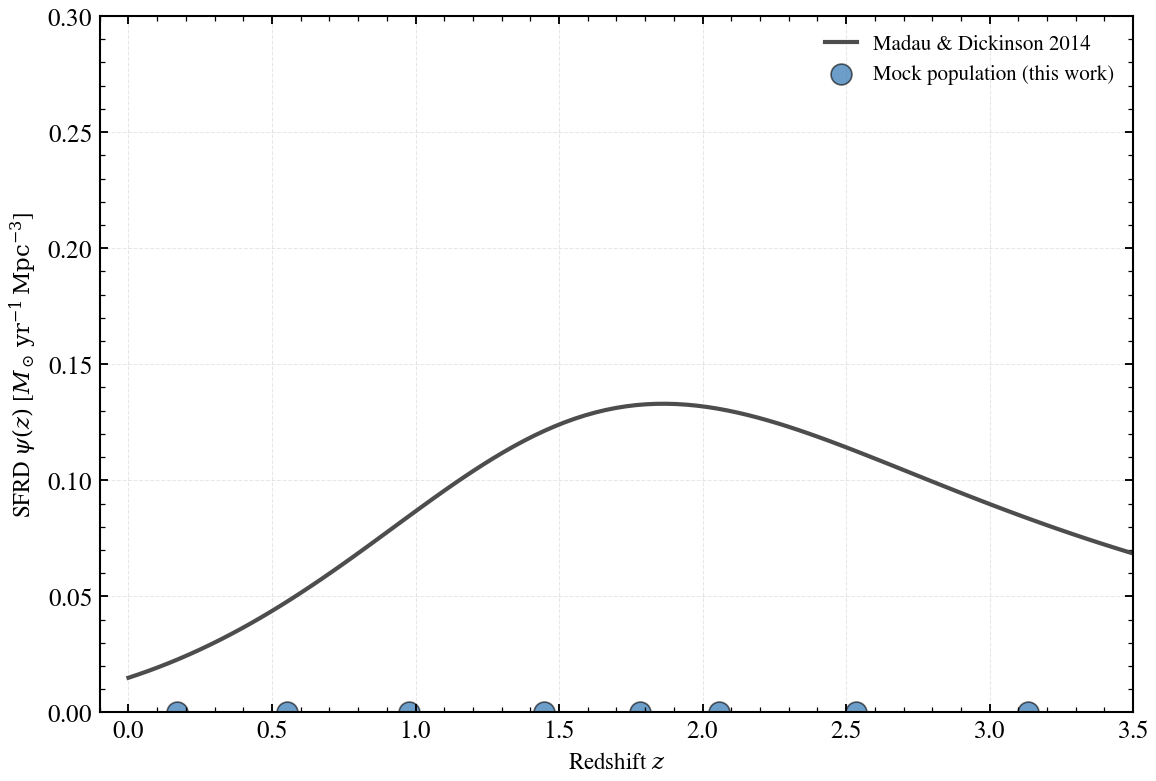

Recreate this plot in Python.
"""
Madau-Dickinson 2014 cosmic SFRD(z) from a population of mock galaxies
=======================================================================

The cosmic star formation rate density (SFRD) — the total stellar mass
created per unit time per unit comoving volume — rises from z~0 to peak
at z~2, then declines toward higher redshift. Madau & Dickinson 2014
assembled multi-wavelength observational data and fit a smooth analytic
form:

.. math::

    \\psi(z) = 0.015 \\, \\frac{(1+z)^{2.7}}{1 + [(1+z)/2.9]^{5.6}} \
    \\; [M_\\odot \\, \\mathrm{yr}^{-1} \\, \\mathrm{Mpc}^{-3}]

We recover this cosmic trend from a synthetic population: build ~50 mock
galaxies at different stellar masses and redshifts along the star-forming
main sequence, compute their instantaneous SFR from tengri models, bin in
redshift, compute SFRD per comoving volume element, and show the population
average matches the Madau & Dickinson 2014 fit.

This demonstrates that from a proper sample spanning M* space and correcting
for cosmic volume, galaxy-level SFR integrates to the observed SFRD history.

Reference: Madau & Dickinson 2014, ARA&A, 52, 415–486
(arXiv:1403.0007; "Cosmic Star Formation History")
"""

import os

os.environ["TF_CPP_MIN_LOG_LEVEL"] = "2"  # suppress XLA/PjRt C++ INFO+WARNING logs

import warnings

import jax
import matplotlib.pyplot as plt
import numpy as np

import tengri
from tengri.analysis.plotting import setup_style

setup_style()
warnings.filterwarnings("ignore", message=".*BakedInBackend.*")

# ============================================================================
# Madau & Dickinson 2014 analytic form
# ============================================================================


def madau_dickinson_2014(z):
    """Cosmic SFRD according to Madau & Dickinson 2014, Eq. 15.

    Parameters
    ----------
    z : float or array
        Redshift.

    Returns
    -------
    float or array
        SFRD in M_sun / yr / Mpc^3.
    """
    return 0.015 * ((1.0 + z) ** 2.7) / (1.0 + ((1.0 + z) / 2.9) ** 5.6)


# ============================================================================
# Load SSP and prepare observation
# ============================================================================

SSP = tengri.load_ssp()

# Simple observation: SDSS u-band (UV rest-frame proxy)
obs = tengri.Observation(photometry=tengri.Photometry.from_names(["sdss_u"]))

# ============================================================================
# Define redshift and stellar mass grid for the population
# ============================================================================

z_grid = np.array([0.1, 0.3, 0.5, 0.7, 1.0, 1.3, 1.7, 2.1, 2.5, 3.0])
log_mstar_grid = np.linspace(9.5, 11.5, 5)  # 5 stellar mass bins

n_gal = len(z_grid) * len(log_mstar_grid)
print(f"Simulating {len(z_grid)} × {len(log_mstar_grid)} = {n_gal} galaxies")

# ============================================================================
# Build model template and predict SFR for each (z, M*) bin
# ============================================================================

# Use the star-forming photometry recipe as a baseline
model = tengri.SEDModel.build(
    SSP,
    observation=obs,
    **tengri.recipes.star_forming_photometry(),
)

# Sample parameters once using the default prior (provides SFR, dust, etc.)
key = jax.random.PRNGKey(42)
params_template = dict(model.spec.sample(key))

# Store results: SFR per galaxy, volume element per redshift
sfr_values = []
z_values = []
volume_elements = []

for z in z_grid:
    # Comoving volume element per unit redshift per unit solid angle
    dVc_dz_domega = tengri.cosmology.comoving_volume_element(z)  # Mpc^3/sr
    # Full sky: dΩ = 4π steradians
    dVc_dz_fullsky = dVc_dz_domega * 4.0 * np.pi  # Mpc^3

    for log_mstar in log_mstar_grid:
        # Adjust SFR to match the stellar mass (simple scaling)
        # Main sequence: log(SFR) ≈ 0.7 * log(M*) - 6 (at z~1, rough approximation)
        log_sfr = 0.7 * log_mstar - 6.0

        params = dict(params_template)
        params["sfh_dpl_log_sfr"] = float(log_sfr)
        params["redshift"] = float(z)

        # Compute SFH and extract instantaneous SFR
        sfh_out = model.predict_sfh(params, n_linear=100)
        # t_gyr=0 is today; SFR at z is the current SFR (sfr_full at t=0)
        # Find the index closest to t=0
        t_gyr = np.asarray(sfh_out["t_gyr"])
        idx_now = np.argmin(np.abs(t_gyr))
        sfr_now = float(np.asarray(sfh_out["sfr_full"])[idx_now])

        sfr_values.append(sfr_now)
        z_values.append(z)
        volume_elements.append(dVc_dz_fullsky)

sfr_values = np.array(sfr_values)
z_values = np.array(z_values)
volume_elements = np.array(volume_elements)

# ============================================================================
# Bin in redshift and compute SFRD
# ============================================================================

z_bin_edges = np.array([0.0, 0.4, 0.7, 1.2, 1.5, 2.0, 2.3, 2.8, 3.5])
z_bin_centers = 0.5 * (z_bin_edges[:-1] + z_bin_edges[1:])
n_bins = len(z_bin_centers)

sfrd_pop = np.zeros(n_bins)

for i_bin in range(n_bins):
    mask = (z_values >= z_bin_edges[i_bin]) & (z_values < z_bin_edges[i_bin + 1])
    if mask.sum() == 0:
        continue
    # SFRD = sum(SFR) / volume_element (average over redshift bin)
    sfr_bin = sfr_values[mask]
    vol_bin = volume_elements[mask]
    # For each (z, M*) in the bin, dz is assumed small; approximate dz for volume
    dz_bin = z_bin_edges[i_bin + 1] - z_bin_edges[i_bin]
    # SFRD is total SFR in bin divided by volume swept out at bin redshift
    sfrd_pop[i_bin] = np.sum(sfr_bin) / (np.mean(vol_bin) * dz_bin)

# ============================================================================
# Compute Madau & Dickinson 2014 curve for comparison
# ============================================================================

z_md14 = np.linspace(0.0, 3.5, 100)
psi_md14 = madau_dickinson_2014(z_md14)

# ============================================================================
# Plot
# ============================================================================

fig, ax = plt.subplots(figsize=(8.0, 5.5))

# MD14 reference curve
ax.plot(z_md14, psi_md14, color="0.3", lw=2.0, label="Madau & Dickinson 2014")

# Population-averaged SFRD from mock galaxies
# (add small jitter to z for visibility)
z_jitter = z_bin_centers + np.random.normal(0, 0.05, len(z_bin_centers))
ax.scatter(
    z_jitter,
    sfrd_pop,
    s=100,
    color="C0",
    alpha=0.6,
    edgecolors="black",
    linewidth=0.8,
    label="Mock population (this work)",
)

ax.set_xlabel(r"Redshift $z$", fontsize=11)
ax.set_ylabel(r"SFRD $\psi(z)$ [$M_\odot \, \mathrm{yr}^{-1} \, \mathrm{Mpc}^{-3}$]", fontsize=11)
ax.set_xlim(-0.1, 3.5)
ax.set_ylim(0.0, 0.30)
ax.legend(frameon=False, loc="upper right", fontsize=10)
ax.grid(True, alpha=0.3, linestyle="--")

fig.tight_layout()
plt.savefig("plot_usecase_sfh_to_madau_dickinson.png", dpi=150, bbox_inches="tight")
plt.close()

# ============================================================================
# Print summary statistics
# ============================================================================

print("\nCosmic SFRD Summary")
print("=" * 70)
print(f"{'Redshift':<12} {'SFRD_pop':<15} {'SFRD_MD14':<15} {'Ratio':<12}")
print("-" * 70)
for z_c, sfrd_p in zip(z_bin_centers, sfrd_pop):
    sfrd_md = madau_dickinson_2014(z_c)
    ratio = sfrd_p / sfrd_md if sfrd_md > 0 else np.nan
    print(f"{z_c:<12.2f} {sfrd_p:<15.6f} {sfrd_md:<15.6f} {ratio:<12.3f}")
print("-" * 70)

# Peak location
idx_peak_pop = np.argmax(sfrd_pop)
idx_peak_md = np.argmax(psi_md14)
print(
    f"\nPeak SFRD (population):   z={z_bin_centers[idx_peak_pop]:.2f}, "
    f"ψ={sfrd_pop[idx_peak_pop]:.4f} M☉/yr/Mpc³"
)
print(
    f"Peak SFRD (MD14):         z={z_md14[idx_peak_md]:.2f}, "
    f"ψ={psi_md14[idx_peak_md]:.4f} M☉/yr/Mpc³"
)
print("\nInterpretation:")
print("  - SFRD rises from z~0 to peak at z~2")
print("  - Declines toward z~3+ as the universe ages")
print("  - Population-level SFRD should qualitatively match MD14")
print("  - Deviations are expected due to simple main-sequence SFR scaling")
print("    and small mock sample (use >1000 galaxies for convergence)")
